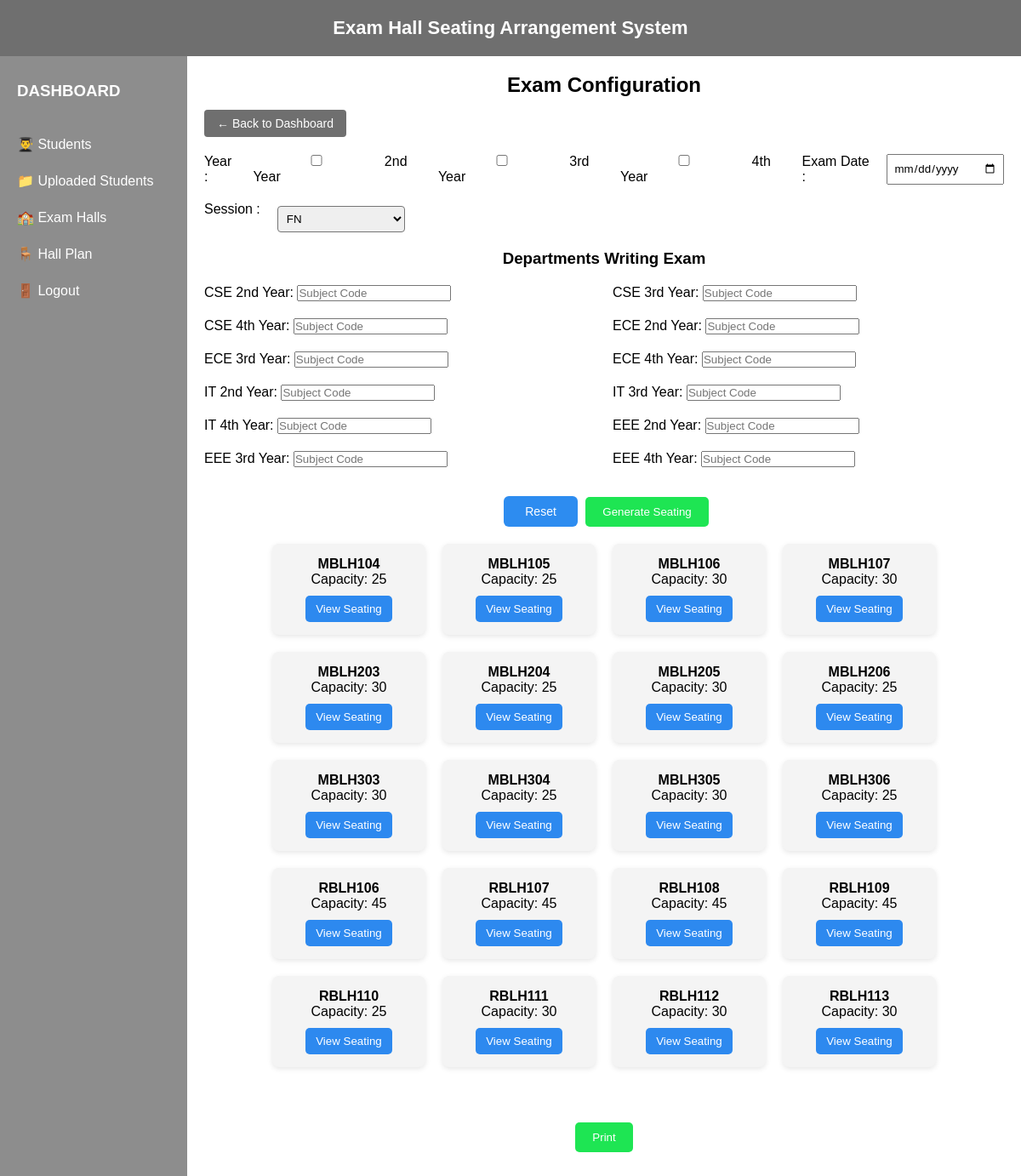
Screenshot of /hall_plan (signed in) with the database file from the repository.
### models/hall.py (models this page shows)
class Hall(db.Model):
    id = db.Column(db.Integer, primary_key=True)
    hall_name = db.Column(db.String(50), unique=True, nullable=False)
    rows = db.Column(db.Integer, nullable=False)
    columns = db.Column(db.Integer, nullable=False)
    capacity = db.Column(db.Integer, nullable=False)
    status = db.Column(db.String(20), default="active")

### app.py (the view)
@app.route('/hall_plan', methods=['GET','POST'])
def hall_plan():
    if "user" not in session:
        return redirect(url_for("login"))
    if request.method == "POST":
        session['exam_date'] = request.form.get('exam_date')
        session['session'] = request.form.get('session')
    halls = Hall.query.filter_by(status="active").all()
    return render_template("hall_plan.html", halls=halls)

### templates/hall_plan.html (shortened to what this page needs)
<!DOCTYPE html>
<html>
<head>
    <link rel="stylesheet" href="{{ url_for('static', filename='css/style.css') }}">
</head>
<body>
<div class="top-header">
    Exam Hall Seating Arrangement System
</div>
<div class="main-container">
    <div class="sidebar">
        <h3>DASHBOARD</h3>
        <ul>
            <li><a href="{{ url_for('students_page') }}">👨‍🎓 Students</a></li>
            <li><a href="{{ url_for('uploaded_batches') }}">📁 Uploaded Students</a></li>
            <li><a href="{{ url_for('halls_page') }}">🏫 Exam Halls</a></li>
            <li><a href="{{ url_for('hall_plan') }}">🪑 Hall Plan</a></li>
            <li><a href="{{ url_for('logout') }}">🚪 Logout</a></li>
        </ul>
    </div>
    <div class="dashboard-content">
        <h2>Exam Configuration</h2>
        <div class="back-container">
            <a href="{{ url_for('dashboard') }}" class="btn-back">
                ← Back to Dashboard
            </a>
        </div>
        <form action="/generate_all_seating" method="POST">
            <div class="form-row">
                <label>Year :</label>
                <label>
                    <input type="checkbox" name="year" value="2"> 2nd Year
                </label>
                <label>
                    <input type="checkbox" name="year" value="3"> 3rd Year
                </label>
                <label>
                    <input type="checkbox" name="year" value="4"> 4th Year
                </label>
                <label>Exam Date :</label>
                <input type="date" name="exam_date" required>
            </div>
            <div class="form-row">
                <label>Session :</label>
                <select name="session" required>
                    <option value="FN">FN</option>
                </select>
            </div>
            <h3 style="text-align: center;">Departments Writing Exam</h3>
            <div class="dept-grid">
                <div>
                    <label>CSE 2nd Year:</label>
                    <input type="text" name="cse_2_subject" placeholder="Subject Code">
                </div>
                <div>
                    <label>CSE 3rd Year:</label>
                    <input type="text" name="cse_3_subject" placeholder="Subject Code">
                </div>
                <div>
                    <label>CSE 4th Year:</label>
                    <input type="text" name="cse_4_subject" placeholder="Subject Code">
                </div>
                <div>
                    <label>ECE 2nd Year:</label>
                    <input type="text" name="ece_2_subject" placeholder="Subject Code">
                </div>
                <div>
                    <label>ECE 3rd Year:</label>
                    <input type="text" name="ece_3_subject" placeholder="Subject Code">
                </div>
                <div>
                    <label>ECE 4th Year:</label>
                    <input type="text" name="ece_4_subject" placeholder="Subject Code">
                </div>
                <div>
                    <label>IT 2nd Year:</label>
                    <input type="text" name="it_2_subject" placeholder="Subject Code">
                </div>
                <div>
                    <label>IT 3rd Year:</label>
                    <input type="text" name="it_3_subject" placeholder="Subject Code">
                </div>
                <div>
                    <label>IT 4th Year:</label>
                    <input type="text" name="it_4_subject" placeholder="Subject Code">
                </div>
                <div>
                    <label>EEE 2nd Year:</label>
                    <input type="text" name="eee_2_subject" placeholder="Subject Code">
                </div>
                <div>
                    <label>EEE 3rd Year:</label>
                    <input type="text" name="eee_3_subject" placeholder="Subject Code">
                </div>
                <div>
                    <label>EEE 4th Year:</label>
                    <input type="text" name="eee_4_subject" placeholder="Subject Code">
                </div>
            </div>
            <div class="hall-btn-group">
                <button type="reset" class="btn-blue">Reset</button>
                <button type="submit" class="generate-btn">
                    Generate Seating
                </button>
            </div>
        </form>
        <div class="hall-container">
            {% for hall in halls %}
            <div class="hall-card">
                <p><strong>{{ hall.hall_name }}</strong></p>
                <p>Capacity: {{ hall.capacity }}</p>
                <a href="{{ url_for('view_seating', hall_id=hall.id) }}">
                    <button class="view-btn">View Seating</button>
                </a>
            </div>
            {% endfor %}
            <div class="print-btn-container">
                <a href="/print_all" target="_blank">
                    <button class="generate-btn">Print</button>
                </a>
            </div>
        </div>
    </div>
</div>

### static/css/style.css (style rules this page uses)
* { margin: 0; padding: 0; box-sizing: border-box; font-family: Arial, Helvetica, sans-serif; }
.top-header { background-color: #6f6f6f; color: white; text-align: center; padding: 20px; font-size: 22px; font-weight: bold; }
.main-container { display: flex; min-height: 100vh; }
.sidebar { width: 220px; background-color: #8d8d8d; min-height: 100vh; padding: 30px 20px; color: white; position: sticky; top: 0; }
.sidebar h3 { margin-bottom: 30px; }
.sidebar ul { list-style: none; }
.sidebar li { padding: 12px 0; cursor: pointer; }
.sidebar li a { text-decoration: none; color: white; }
.dashboard-content { flex: 1; padding: 20px; display: flex; flex-direction: column; align-items: center; }
select, input[type="file"] { width: 100%; padding: 8px; margin-top: 5px; border-radius: 4px; }
.back-container { width: 100%; text-align: left; }
.btn-back { display: inline-block; width: fit-content; margin: 15px 0 20px 0; padding: 8px 15px; background-color: #6f6f6f; color: white; text-decoration: none; border-radius: 4px; font-size: 14px; }
.hall-btn-group { width: 100%; text-align: center; margin-top: 20px; }
.btn-blue { background-color: #2d8cf0; color: white; padding: 8px 18px; border: none; border-radius: 6px; margin: 5px; cursor: pointer; font-weight: 500; }
.btn-blue { padding: 10px 25px; font-size: 14px; }
.form-row { display: flex; gap: 20px; margin-bottom: 20px; }
.form-row input, .form-row select { padding: 6px; width: 150px; }
.dept-grid { display: grid; grid-template-columns: repeat(2,1fr); gap: 20px; margin-top: 20px; }
.generate-btn { background-color: #1ee553; color: white; margin: 15px 0px 20px 0px; padding: 10px 20px; border: none; border-radius: 5px; }
.hall-container { display: flex; flex-wrap: wrap; gap: 20px; justify-content: center; }
.hall-card { width: 180px; padding: 15px; background: #f4f4f4; border-radius: 8px; text-align: center; box-shadow: 0 2px 6px rgba(0,0,0,0.1); }
.view-btn { margin-top: 10px; padding: 8px 12px; background-color: #2d89ef; color: white; border: none; border-radius: 5px; cursor: pointer; }
.print-btn-container { text-align: center; margin: 30px 0; width: 100%; }

### rows the page displays
Hall: hall_name "MBLH104", capacity "25"
Hall: hall_name "MBLH105", capacity "25"
Hall: hall_name "MBLH106", capacity "30"
Hall: hall_name "MBLH107", capacity "30"
Hall: hall_name "MBLH203", capacity "30"
Hall: hall_name "MBLH204", capacity "25"
Hall: hall_name "MBLH205", capacity "30"
Hall: hall_name "MBLH206", capacity "25"
Hall: hall_name "MBLH303", capacity "30"
Hall: hall_name "MBLH304", capacity "25"
Hall: hall_name "MBLH305", capacity "30"
Hall: hall_name "MBLH306", capacity "25"
Hall: hall_name "RBLH106", capacity "45"
Hall: hall_name "RBLH107", capacity "45"
Hall: hall_name "RBLH108", capacity "45"
Hall: hall_name "RBLH109", capacity "45"
Hall: hall_name "RBLH110", capacity "25"
Hall: hall_name "RBLH111", capacity "30"
Hall: hall_name "RBLH112", capacity "30"
Hall: hall_name "RBLH113", capacity "30"
